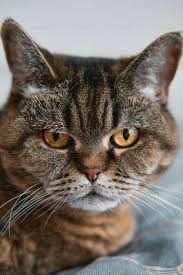
#> input picture Photos/images.jpg, 183 x 275 px
$ python 19Contour.py
#> lines starting #> are read from the running program, lines starting #| are printed output that depends on the picture; after the words box and inside, x2 and y2 are one past the last pixel; in counts of white or black regions, pixels touching at a corner belong together
# we will use threshold for finding edge instead of canny
# thresolding binarize the image either make pixel 0 or 255
import cv2 as cv
import numpy as np

img=cv.imread('Photos/images.jpg')
#> img is the input picture: shape (275, 183, 3); mean B, G, R 105, 112.7, 120.4
cv.imshow("cat",img)

gray=cv.cvtColor(img,cv.COLOR_BGR2GRAY)
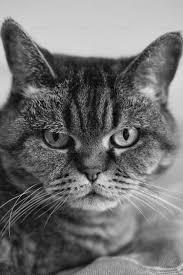
#> gray: shape (275, 183); min 1, max 232, mean 114.2
cv.imshow("gray",gray)
ret,thres=cv.threshold(gray,125,255,cv.THRESH_BINARY) # thresold ,max value(if>thresold),binarizing image
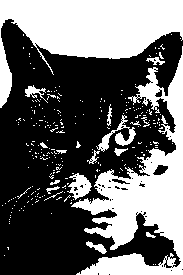
#> thres: shape (275, 183); 40.8% white; 253 white regions (235 under 20 px)
# If pixel value > 125 → set to 255 (white)
# If pixel value ≤ 125 → set to 0 (black)

# ret = threshold used
# thres = new binary image
cv.imshow('thresold',thres)

contours,heirarchy=cv.findContours(thres,cv.RETR_LIST,cv.CHAIN_APPROX_SIMPLE)
#> contours = 331 contours, 314 with area under 20; largest, box (x1, y1, x2, y2) and area: (71, 46, 183, 275) 8916, (0, 0, 183, 108) 8782, (67, 173, 92, 200) 334, (96, 115, 136, 152) 316, (152, 164, 169, 176) 115
print(len(contours))
#| 331
cv.waitKey(0)

$ run again, with Photos/womanphoto.webp saved as Photos/images.jpg
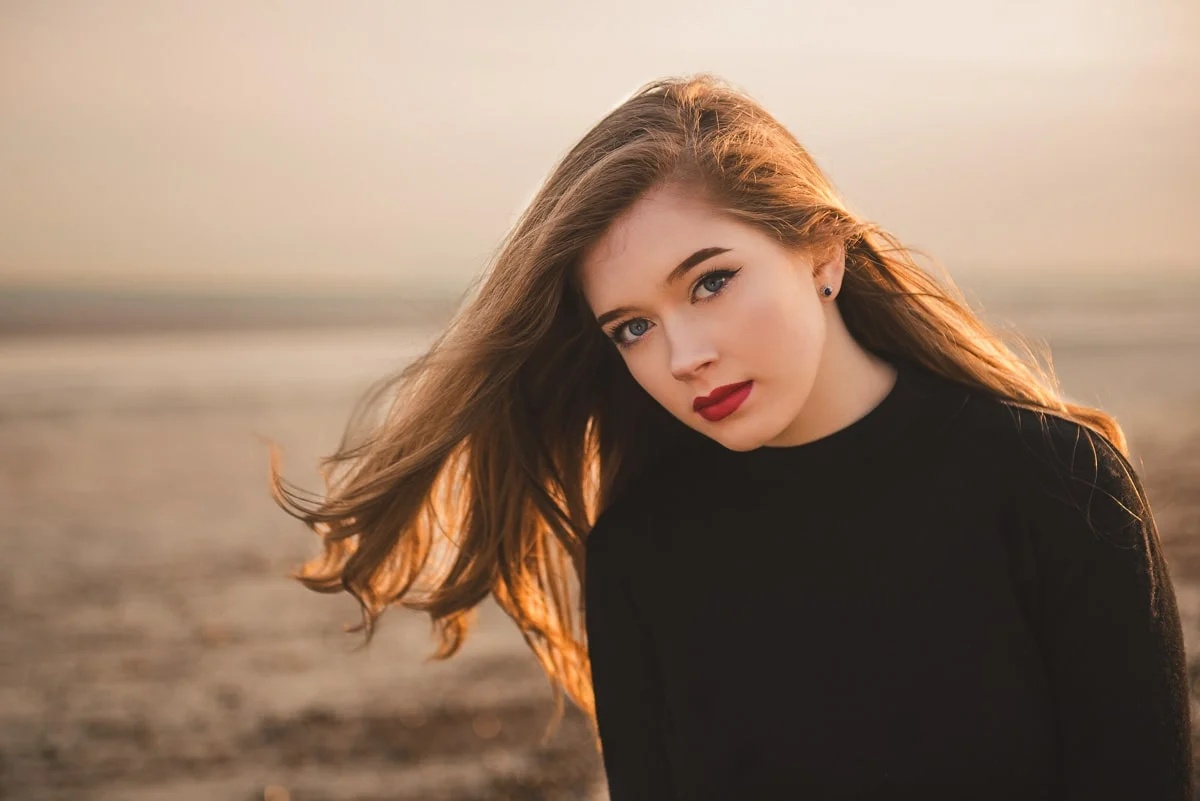
#> input picture Photos/womanphoto.webp, 1200 x 801 px
#> img is the input picture: shape (801, 1200, 3); mean B, G, R 104.7, 123.6, 148.6
#> `gray=cv.cvtColor(img,cv.COLOR_BGR2GRAY)`:
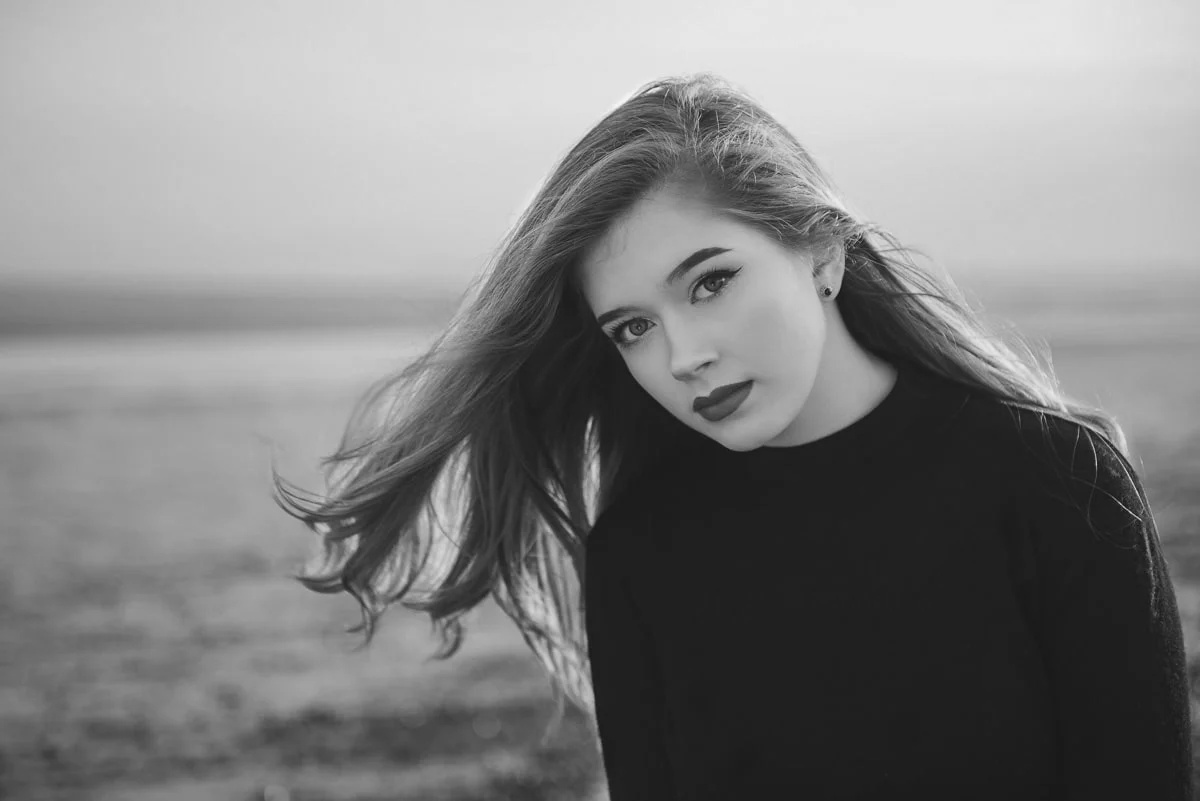
#> gray: shape (801, 1200); min 14, max 248, mean 129
#> `ret,thres=cv.threshold(gray,125,255,cv.THRESH_BINARY)`:
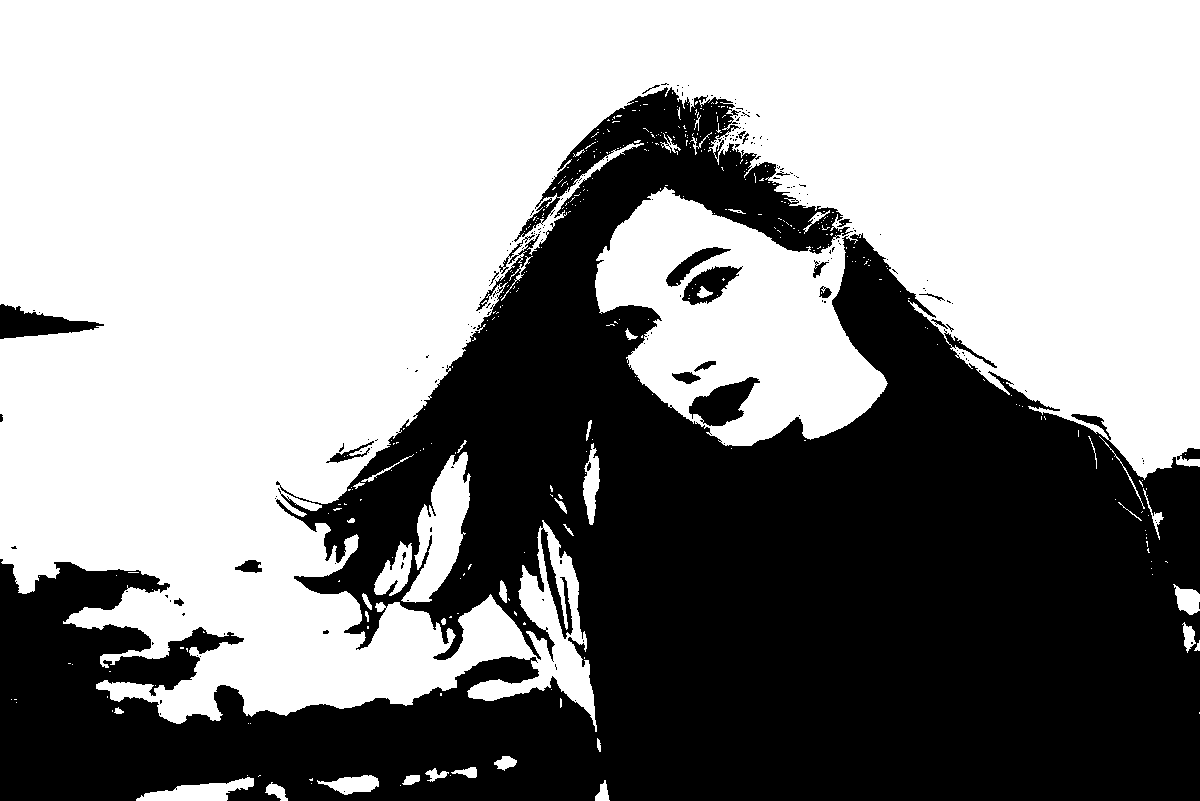
#> thres: shape (801, 1200); 56.9% white; 205 black regions (181 under 20 px)
#> contours = 739 contours, 674 with area under 20; largest, box (x1, y1, x2, y2) and area: (0, 0, 1200, 732) 536142, (401, 452, 471, 603) 4740, (688, 376, 761, 427) 1918, (681, 265, 743, 306) 1378, (136, 777, 254, 801) 1330
#| 739
